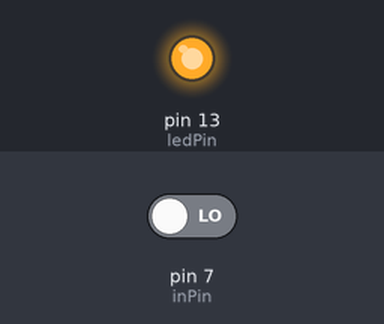
The sketch below on a simulated Arduino Uno, built with avr-gcc and run on an emulated ATmega328P. Parts: output pins drawn as LEDs (lit = HIGH). Inputs (shaded band) come from the test bench; at power-on: pin 7 (inPin) LOW.

Above: at 1.2 s.
1.3 s: pin 7 (inPin) driven HIGH
At 1.9 s:
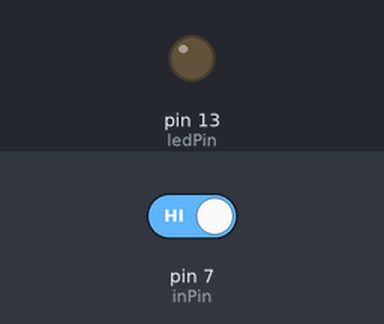
2.8 s: pin 7 (inPin) driven LOW
At 3.1 s:
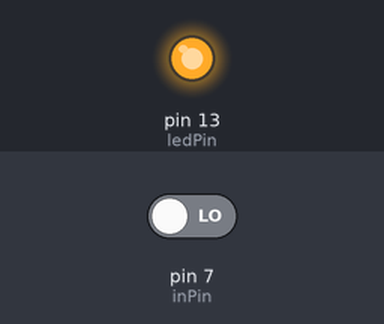
Timing chart, 0 to 5.8 s (numbered marks = the images above; inputs shaded):
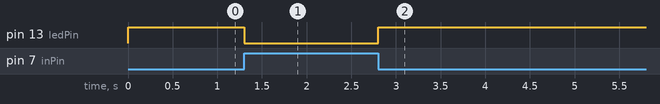

Measured:
- after the input at 1.3 s, pin 13 (ledPin): HIGH → LOW at once
- after the input at 2.8 s, pin 13 (ledPin): LOW → HIGH at once

The sketch:

P75_switch_not_gate.ino
```cpp
int ledPin = 13;
int inPin = 7;
int val = 0;

void setup() {
  pinMode(ledPin, OUTPUT);
  pinMode(inPin, INPUT);
}

void loop() {
  val = digitalRead(inPin);
  if (val == HIGH)
    digitalWrite(ledPin, LOW);
  else
    digitalWrite(ledPin, HIGH);
}
```
